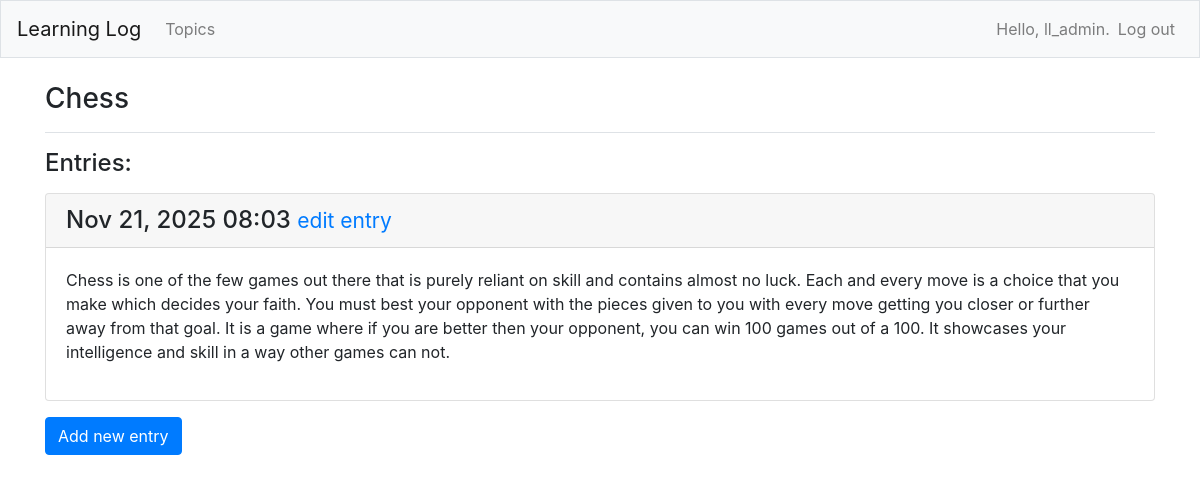
The page /topics/2/ (signed in) on the database its author committed.
### learning_logs/models.py (models this page shows, shortened)
class Topic(models.Model):
    text = models.CharField(max_length=200)
    date_added = models.DateTimeField(auto_now_add=True)
    owner = models.ForeignKey(User, on_delete=models.CASCADE)
    def __str__(self):
        return self.text

class Entry(models.Model):
    topic = models.ForeignKey(Topic, on_delete=models.CASCADE)
    text = models.TextField()
    date_added = models.DateTimeField(auto_now_add=True)
    class Meta:
        verbose_name_plural = 'entries'

### learning_logs/views.py (the view)
# urls.py: path('topics/<int:topic_id>/', views.topic, name='topic'),
@login_required
def topic(request, topic_id):
    topic = Topic.objects.get(id=topic_id)
    check_topic_owner(request, topic)
    entries = topic.entry_set.order_by('-date_added')
    context = {'topic': topic, 'entries': entries}
    return render(request, 'learning_logs/topic.html', context)

### learning_logs/views.py (called while the page is built)
def check_topic_owner(request, topic):
    if topic.owner != request.user:
        raise Http404

### learning_logs/templates/learning_logs/topic.html
{% extends "learning_logs/base.html" %}
{% block page_header %}
    <h3>{{ topic }}</h3>
{% endblock page_header %}
{% block content %}
    <p><h4>Entries:</h4></p>
    {% for entry in entries %}
        <div class="card mb-3">
            <h4 class="card-header">
                {{ entry.date_added|date:'M d, Y H:i' }}
                <small><a href="{% url 'learning_logs:edit_entry' entry.id %}">
                    edit entry</a></small>
            </h4>
            <div class="card-body">
                {{ entry.text|linebreaks }}
            </div>
        </div>
    {% empty %}
        <p>There are no entires for this topic yet.</p>
    {% endfor %}
    <p>
        <a href="{% url 'learning_logs:new_entry' topic.id %}" class="btn btn-primary">Add new entry</a>
    </p>
{% endblock content %}

### learning_logs/templates/learning_logs/base.html (shortened to what this page needs)
{% load bootstrap4 %}
<!doctype html>
<html lang="en">
    <head>
        {% bootstrap_css %}
    </head>
    <body>
        <nav class="navbar navbar-expand-md navbar-light bg-light mb-4 border">
            <a class="navbar-brand" href="{% url 'learning_logs:index'%}">
                Learning Log</a>
            <div class="collapse navbar-collapse" id="navbarCollapse">
                <ul class="navbar-nav mr-auto">
                    <li class="nav-item">
                        <a class="nav-link" href="{% url 'learning_logs:topics'%}">
                            Topics</a></li>
                </ul>
                <ul class="navbar-nav ml-auto">
                    {% if user.is_authenticated %}
                        <li class="nav-item">
                            <span class="navbar-text">Hello, {{ user.username }}.</span>
                        </li>
                        <li class="nav-item">
                            <a class="nav-link" href="{% url 'users:logout' %}">Log out</a>
                        </li>
                    {% else %}
                        <li class="nav-item">
                            <a class="nav-link" href="{% url 'users:register' %}">Register</a>
                        </li>
                        <li class="nav-item">
                            <a class="nav-link" href="{% url 'users:login' %}">Log in</a></li>
                    {% endif %}
                </ul>
            </div>
        </nav>
        <main role="main" class="container">
            <div class="pb-2 mb-2 border-bottom">
                {% block page_header %}{% endblock page_header %}
            </div>
            <div>
                {% block content %}{% endblock content %}
            </div>
        </main>
    </body>
</html>

### rows shown on the page
Topic: text "Chess"
Entry: date_added "Nov 21, 2025 08:03", text "Chess is one of the few games out there that is purely reliant on skill and contains almost no luck. Each and every move is a choice that you make which decides your faith. You must best your opponent with the pieces given to you with every move getting you closer or further away from that goal. It is a game where if you are better then your opponent, you can win 100 games out of a 100. It showcases your intelligence and skill in a way other games can not."

### other values the page prints
{{ user.username }} "ll_admin"
